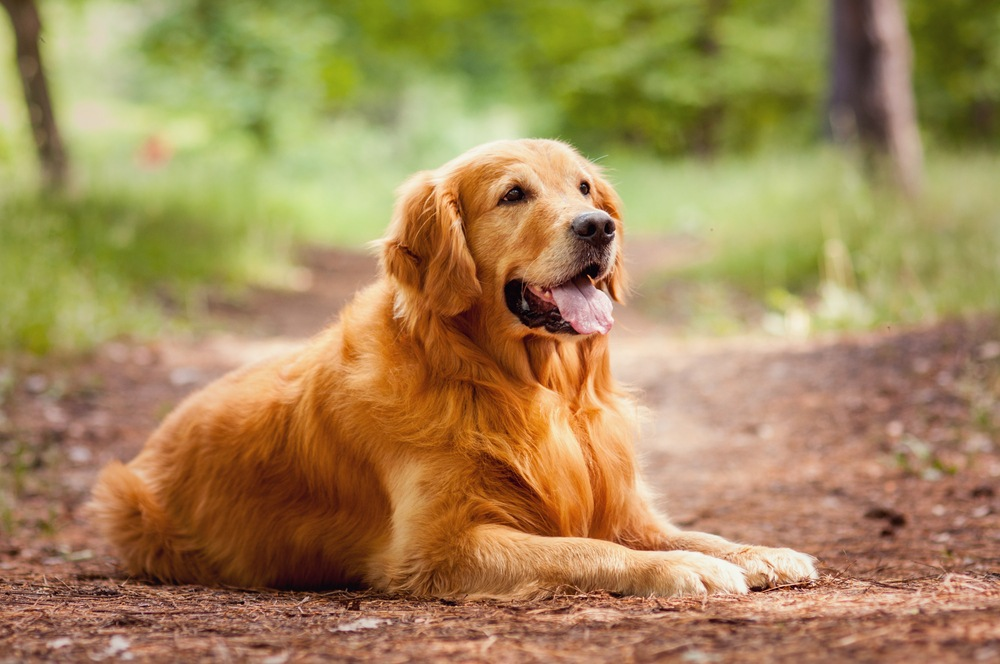
#> input picture ImageBlurring/golden_retriever.jpg, 1000 x 664 px, found by its file name
$ python psf.py
#> lines starting #> are read from the running program, lines starting #| are printed output that depends on the picture
import matplotlib.pyplot as plt
import numpy as np
import imageio as io
import cv2

img_path = '/Users/nickeisenberg/GitRepos/Python_Notebook/ImageBlurring'
img_path += '/golden_retriever.jpg'

img = io.imread(img_path)
#> img is the input picture: shape (664, 1000, 3); mean R, G, B 163.3, 135.8, 87.8

img = img[1:,:,:]
#> img: shape (663, 1000, 3)

x = np.arange(-img.shape[0] / 2, img.shape[0] / 2, 1)
#> x = 663 values from -331.5 to 330.5

X, Y = np.meshgrid(x, x)

Z = X ** 2 + Y ** 2

psf = np.exp(- Z / 10)

plt.imshow(psf)
plt.show()
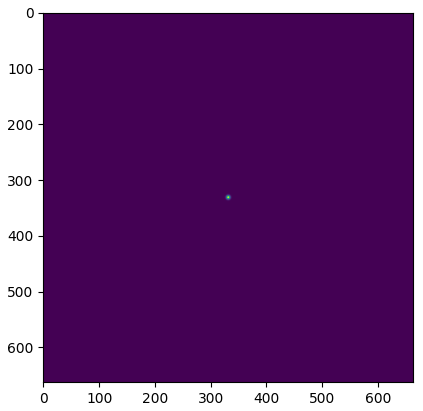
#> figure drawn by matplotlib, 1 panel

blur = cv2.filter2D(img, kernel=psf, ddepth=-1)

plt.imshow(img)
plt.show()

plt.imshow(blur)
plt.show()

identity = np.array([
    [0, 0, 0],
    [0, 1, 0],
    [0, 0, 0]
])


blur = cv2.filter2D(img, kernel=identity, ddepth=-1)

np.max(blur - img)
